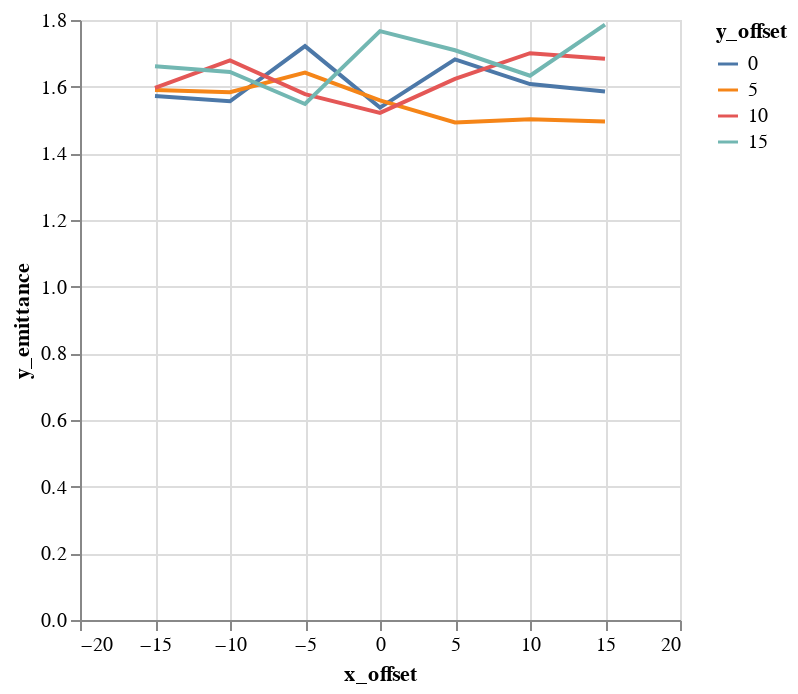

The cell this chart's notebook holds for it:
### Code cell
alt.Chart(emit_df).mark_line().encode(
    color='y_offset:N',
    x='x_offset',
    y='y_emittance',
)

### Figure 1 — Vega-Lite specification as saved in the notebook (floating-point values rounded to 4 significant figures)
{"$schema": "https://vega.github.io/schema/vega-lite/v1.2.1.json", "data": {"values": [{"losses": 0, "relbeta": 0.002308, "sourceID": 16777222, "sourceName": "x_-15_y_0", "x_emittance": 1.654, "x_emittance_rel": 1.02, "x_norm_emittance": 0.003819, "x_offset": -15, "y_emittance": 1.572, "y_emittance_rel": 0.9998, "y_norm_emittance": 0.003629, "y_offset": 0}, {"losses": 0, "relbeta": 0.002308, "sourceID": 16777229, "sourceName": "x_-15_y_5", "x_emittance": 1.623, "x_emittance_rel": 1.018, "x_norm_emittance": 0.003746, "x_offset": -15, "y_emittance": 1.59, "y_emittance_rel": 0.9977, "y_norm_emittance": 0.003671, "y_offset": 5}, {"losses": 0, "relbeta": 0.002308, "sourceID": 16777236, "sourceName": "x_-15_y_10", "x_emittance": 1.649, "x_emittance_rel": 1.02, "x_norm_emittance": 0.003806, "x_offset": -15, "y_emittance": 1.596, "y_emittance_rel": 0.9997, "y_norm_emittance": 0.003685, "y_offset": 10}, {"losses": 0, "relbeta": 0.002308, "sourceID": 16777243, "sourceName": "x_-15_y_15", "x_emittance": 1.72, "x_emittance_rel": 1.029, "x_norm_emittance": 0.00397, "x_offset": -15, "y_emittance": 1.661, "y_emittance_rel": 0.9994, "y_norm_emittance": 0.003834, "y_offset": 15}, {"losses": 0, "relbeta": 0.002308, "sourceID": 16777220, "sourceName": "x_-10_y_0", "x_emittance": 1.593, "x_emittance_rel": 1.001, "x_norm_emittance": 0.003678, "x_offset": -10, "y_emittance": 1.556, "y_emittance_rel": 1.002, "y_norm_emittance": 0.003592, "y_offset": 0}, {"losses": 0, "relbeta": 0.002308, "sourceID": 16777227, "sourceName": "x_-10_y_5", "x_emittance": 1.606, "x_emittance_rel": 0.9959, "x_norm_emittance": 0.003708, "x_offset": -10, "y_emittance": 1.583, "y_emittance_rel": 1.002, "y_norm_emittance": 0.003655, "y_offset": 5}, {"losses": 0, "relbeta": 0.002308, "sourceID": 16777234, "sourceName": "x_-10_y_10", "x_emittance": 1.497, "x_emittance_rel": 1.007, "x_norm_emittance": 0.003456, "x_offset": -10, "y_emittance": 1.679, "y_emittance_rel": 1.008, "y_norm_emittance": 0.003876, "y_offset": 10}, {"losses": 0, "relbeta": 0.002308, "sourceID": 16777241, "sourceName": "x_-10_y_15", "x_emittance": 1.467, "x_emittance_rel": 1.012, "x_norm_emittance": 0.003386, "x_offset": -10, "y_emittance": 1.644, "y_emittance_rel": 1.006, "y_norm_emittance": 0.003796, "y_offset": 15}, {"losses": 0, "relbeta": 0.002308, "sourceID": 16777218, "sourceName": "x_-5_y_0", "x_emittance": 1.681, "x_emittance_rel": 1.002, "x_norm_emittance": 0.003879, "x_offset": -5, "y_emittance": 1.722, "y_emittance_rel": 1.002, "y_norm_emittance": 0.003974, "y_offset": 0}, {"losses": 0, "relbeta": 0.002308, "sourceID": 16777225, "sourceName": "x_-5_y_5", "x_emittance": 1.537, "x_emittance_rel": 1.009, "x_norm_emittance": 0.003547, "x_offset": -5, "y_emittance": 1.642, "y_emittance_rel": 1.01, "y_norm_emittance": 0.00379, "y_offset": 5}, {"losses": 0, "relbeta": 0.002308, "sourceID": 16777232, "sourceName": "x_-5_y_10", "x_emittance": 1.542, "x_emittance_rel": 1.02, "x_norm_emittance": 0.003559, "x_offset": -5, "y_emittance": 1.578, "y_emittance_rel": 1.021, "y_norm_emittance": 0.003642, "y_offset": 10}, {"losses": 0, "relbeta": 0.002308, "sourceID": 16777239, "sourceName": "x_-5_y_15", "x_emittance": 1.76, "x_emittance_rel": 1.041, "x_norm_emittance": 0.004063, "x_offset": -5, "y_emittance": 1.548, "y_emittance_rel": 1.029, "y_norm_emittance": 0.003574, "y_offset": 15}, {"losses": 0, "relbeta": 0.002308, "sourceID": 16777216, "sourceName": "x_0_y_0", "x_emittance": 1.543, "x_emittance_rel": 1.002, "x_norm_emittance": 0.003561, "x_offset": 0, "y_emittance": 1.537, "y_emittance_rel": 1.0, "y_norm_emittance": 0.003548, "y_offset": 0}, {"losses": 0, "relbeta": 0.002308, "sourceID": 16777223, "sourceName": "x_0_y_5", "x_emittance": 1.545, "x_emittance_rel": 1.003, "x_norm_emittance": 0.003565, "x_offset": 0, "y_emittance": 1.559, "y_emittance_rel": 1.016, "y_norm_emittance": 0.003599, "y_offset": 5}, {"losses": 0, "relbeta": 0.002308, "sourceID": 16777230, "sourceName": "x_0_y_10", "x_emittance": 1.446, "x_emittance_rel": 1.03, "x_norm_emittance": 0.003337, "x_offset": 0, "y_emittance": 1.522, "y_emittance_rel": 1.031, "y_norm_emittance": 0.003512, "y_offset": 10}, {"losses": 0, "relbeta": 0.002308, "sourceID": 16777237, "sourceName": "x_0_y_15", "x_emittance": 1.92, "x_emittance_rel": 1.086, "x_norm_emittance": 0.004432, "x_offset": 0, "y_emittance": 1.767, "y_emittance_rel": 1.096, "y_norm_emittance": 0.004078, "y_offset": 15}, {"losses": 0, "relbeta": 0.002308, "sourceID": 16777217, "sourceName": "x_5_y_0", "x_emittance": 1.562, "x_emittance_rel": 1.008, "x_norm_emittance": 0.003606, "x_offset": 5, "y_emittance": 1.682, "y_emittance_rel": 1.005, "y_norm_emittance": 0.003883, "y_offset": 0}, {"losses": 0, "relbeta": 0.002308, "sourceID": 16777224, "sourceName": "x_5_y_5", "x_emittance": 1.632, "x_emittance_rel": 1.019, "x_norm_emittance": 0.003767, "x_offset": 5, "y_emittance": 1.493, "y_emittance_rel": 1.013, "y_norm_emittance": 0.003446, "y_offset": 5}, {"losses": 0, "relbeta": 0.002308, "sourceID": 16777231, "sourceName": "x_5_y_10", "x_emittance": 1.577, "x_emittance_rel": 1.078, "x_norm_emittance": 0.003641, "x_offset": 5, "y_emittance": 1.623, "y_emittance_rel": 1.019, "y_norm_emittance": 0.003747, "y_offset": 10}, {"losses": 0, "relbeta": 0.002308, "sourceID": 16777238, "sourceName": "x_5_y_15", "x_emittance": 1.781, "x_emittance_rel": 1.115, "x_norm_emittance": 0.004112, "x_offset": 5, "y_emittance": 1.709, "y_emittance_rel": 1.086, "y_norm_emittance": 0.003946, "y_offset": 15}, {"losses": 0, "relbeta": 0.002308, "sourceID": 16777219, "sourceName": "x_10_y_0", "x_emittance": 1.565, "x_emittance_rel": 1.03, "x_norm_emittance": 0.003613, "x_offset": 10, "y_emittance": 1.608, "y_emittance_rel": 1.005, "y_norm_emittance": 0.003712, "y_offset": 0}, {"losses": 0, "relbeta": 0.002308, "sourceID": 16777226, "sourceName": "x_10_y_5", "x_emittance": 1.489, "x_emittance_rel": 1.029, "x_norm_emittance": 0.003438, "x_offset": 10, "y_emittance": 1.502, "y_emittance_rel": 0.997, "y_norm_emittance": 0.003468, "y_offset": 5}, {"losses": 0, "relbeta": 0.002308, "sourceID": 16777233, "sourceName": "x_10_y_10", "x_emittance": 1.937, "x_emittance_rel": 1.112, "x_norm_emittance": 0.004472, "x_offset": 10, "y_emittance": 1.701, "y_emittance_rel": 1.055, "y_norm_emittance": 0.003926, "y_offset": 10}, {"losses": 0, "relbeta": 0.002308, "sourceID": 16777240, "sourceName": "x_10_y_15", "x_emittance": 1.796, "x_emittance_rel": 1.142, "x_norm_emittance": 0.004145, "x_offset": 10, "y_emittance": 1.633, "y_emittance_rel": 1.08, "y_norm_emittance": 0.00377, "y_offset": 15}, {"losses": 0, "relbeta": 0.002308, "sourceID": 16777221, "sourceName": "x_15_y_0", "x_emittance": 1.733, "x_emittance_rel": 1.157, "x_norm_emittance": 0.004001, "x_offset": 15, "y_emittance": 1.585, "y_emittance_rel": 1.005, "y_norm_emittance": 0.00366, "y_offset": 0}, {"losses": 1, "relbeta": 0.002308, "sourceID": 16777228, "sourceName": "x_15_y_5", "x_emittance": 1.739, "x_emittance_rel": 1.106, "x_norm_emittance": 0.004015, "x_offset": 15, "y_emittance": 1.495, "y_emittance_rel": 1.006, "y_norm_emittance": 0.003452, "y_offset": 5}, {"losses": 0, "relbeta": 0.002308, "sourceID": 16777235, "sourceName": "x_15_y_10", "x_emittance": 1.788, "x_emittance_rel": 1.102, "x_norm_emittance": 0.004129, "x_offset": 15, "y_emittance": 1.683, "y_emittance_rel": 1.042, "y_norm_emittance": 0.003886, "y_offset": 10}, {"losses": 0, "relbeta": 0.002308, "sourceID": 16777242, "sourceName": "x_15_y_15", "x_emittance": 1.799, "x_emittance_rel": 1.187, "x_norm_emittance": 0.004153, "x_offset": 15, "y_emittance": 1.786, "y_emittance_rel": 1.125, "y_norm_emittance": 0.004123, "y_offset": 15}]}, "encoding": {"color": {"field": "y_offset", "type": "nominal"}, "x": {"field": "x_offset", "type": "quantitative"}, "y": {"field": "y_emittance", "type": "quantitative"}}, "mark": "line"}
